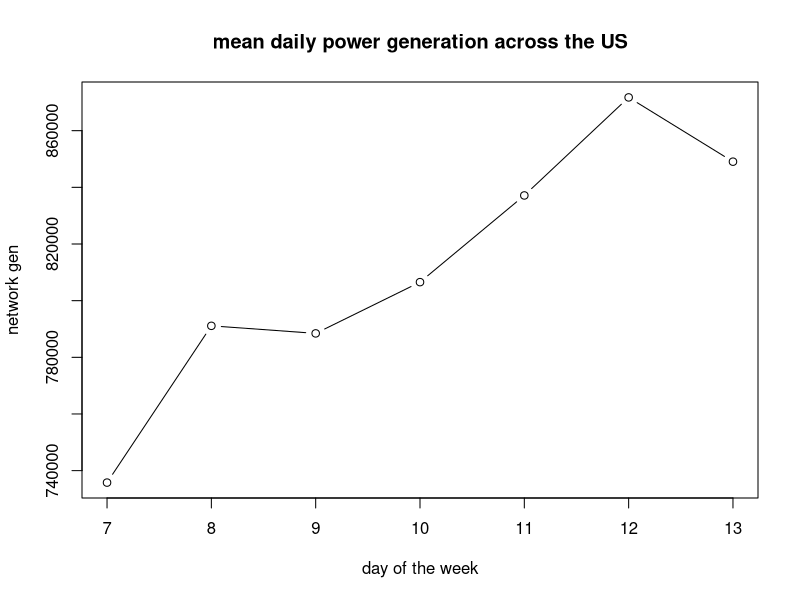

Recreate this plot in R.
#avishy alihi 
#Chananel Zaguri 206275711
A <- read.delim('Week3/table.tsv') # read the data from the file
A$DateTime <- as.POSIXct( A$megawatthours, tz = "EST", "%H:%M EST %m/%d/%Y" )

B <- A[ order(A$DateTime), ] # order the data acording to the time


# create data frame:
BPAT_DF <- data.frame(time = B$DateTime, BPATNet = B$Net.generation )
CISO_DF <- data.frame(time = B$DateTime,CISONet = B$Net.generation.1 )
CPLE_DF <- data.frame(time = B$DateTime,CPLENet = B$Net.generation.2)
ERCO_DF <- data.frame(time = B$DateTime,ERCONet = B$Net.generation.3 )
FPL_DF <- data.frame(time = B$DateTime,FPLNet = B$Net.generation.4 )
ISNE_DF <- data.frame(time = B$DateTime,ISNENet = B$Net.generation.5 )
MISO_DF <- data.frame(time = B$DateTime,MISONet = B$Net.generation.6 )
NYIS_DF <- data.frame(time = B$DateTime,NYISNet = B$Net.generation.7 )
PACW_DF <- data.frame(time = B$DateTime,PACWNet = B$Net.generation.8 )
PJM_DF <- data.frame(time = B$DateTime,PJMNet = B$Net.generation.9 )


# convert the time to according the east cost
start <- as.POSIXct("2021-02-07 00:00:00",tz = "EST")
end <- as.POSIXct("2021-02-14 00:00:00",tz = "EST")

BPAT_DF <-BPAT_DF[ which(BPAT_DF$time >= start -3*60*60 & BPAT_DF$time < end -3*60*60), ]
CISO_DF <-CISO_DF[ which(CISO_DF$time >= start -3*60*60 & CISO_DF$time < end -3*60*60), ]
CPLE_DF <-CPLE_DF[ which(CPLE_DF$time >= start & CPLE_DF$time < end), ] 
ERCO_DF <-ERCO_DF[ which(ERCO_DF$time >= start -1*60*60 & ERCO_DF$time < end -1*60*60), ]
FPL_DF <- FPL_DF [ which(FPL_DF$time >= start & FPL_DF$time < end), ]
ISNE_DF <-ISNE_DF[ which(ISNE_DF$time >= start & ISNE_DF$time < end), ]
MISO_DF <-MISO_DF[ which(MISO_DF$time >= start -1*60*60 & MISO_DF$time < end -1*60*60), ]
NYIS_DF <-NYIS_DF[ which(NYIS_DF$time >= start & NYIS_DF$time < end), ]
PACW_DF <-PACW_DF[ which(PACW_DF$time >= start -3*60*60 & PACW_DF$time < end -3*60*60), ]
PJM_DF <- PJM_DF [ which(PJM_DF$time >= start & PJM_DF$time < end), ]

#creat df and clean the data
netCube = cbind(PJM_DF,CISO_DF$CISONet,CPLE_DF$CPLENet,ERCO_DF$ERCONet,FPL_DF$FPLNet,ISNE_DF$ISNENet,MISO_DF$MISONet,NYIS_DF$NYISNet,PACW_DF$PACWNet,BPAT_DF$BPATNet)
netCube <- unique(netCube)

head(netCube)





netCube$avrege_gen <- c(1) # initialization of the column and calc the sum
netCube$avrege_gen <- rowMeans(netCube[,c('PJMNet','CISO_DF$CISONet','CPLE_DF$CPLENet','ERCO_DF$ERCONet','FPL_DF$FPLNet' ,'ISNE_DF$ISNENet','MISO_DF$MISONet','NYIS_DF$NYISNet','PACW_DF$PACWNet' )],na.rm = TRUE,dims = 1)
netCube$myday <- format(netCube$time,"%d")
daily_power_generation <-tapply(netCube$avrege_gen, netCube$myday,FUN=sum ) # sum the data according to the day




# plot to pdf
pdf(file = "Week3/ex1_A.pdf",   # The directory I want to save the file in
    width = 5, # The width height of the plot in inches
    height = 4)
plot(daily_power_generation,xaxt = "n", type ='b', xlab="day of the week", ylab="network gen",main = "mean daily power generation across the US")
days <- c(7,8,9,10,11,12,13)
axis(1, at=1:7, labels=days)
dev.off()

